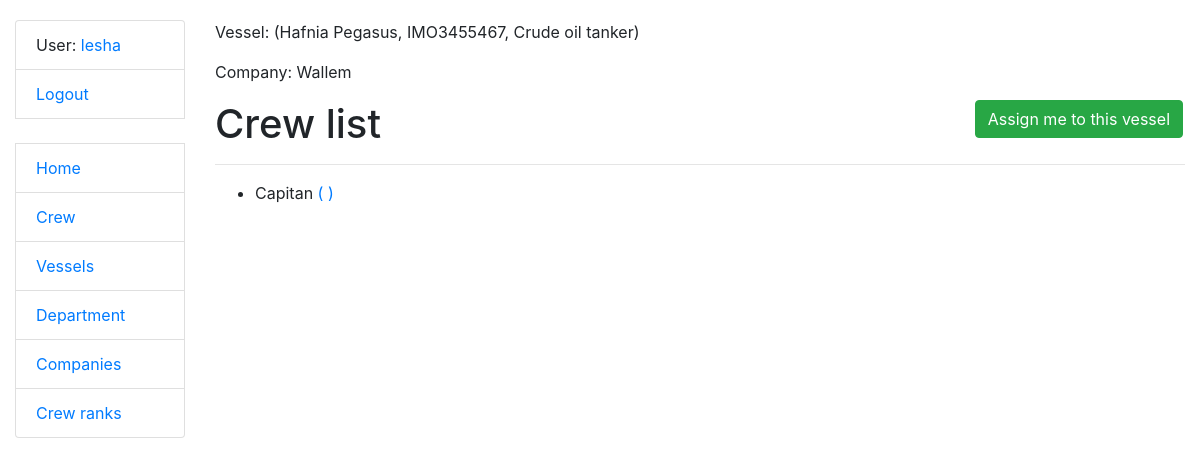
The page /vessels/4/ (signed in) on the database its author committed.
### crewing/models.py (models this page shows, shortened)
class Crew(AbstractUser):
    position = models.ForeignKey(Position, on_delete=models.CASCADE, related_name='sailors', null=True, blank=True)
    salary = models.IntegerField(null=True, blank=True)
    date_of_birth = models.DateField(null=True, blank=True)
    date_of_joining = models.DateField(null=True, blank=True)
    date_of_leaving = models.DateField(null=True, blank=True)
    vessel_type = models.ManyToManyField(VesselType, related_name='sailors')
    vessel = models.ForeignKey('Vessel', on_delete=models.DO_NOTHING, related_name='sailors', null=True, blank=True)
    class Meta:
        verbose_name_plural = "sailors"
        verbose_name = "sailor"
        ordering = ["-position"]
    def get_absolute_url(self):
        return reverse("crewing:crew-detail", kwargs={"pk": self.pk})

class Vessel(models.Model):
    name = models.CharField(max_length=50)
    IMO_number = models.IntegerField(unique=True)
    vessel_type = models.ForeignKey(VesselType, on_delete=models.CASCADE, related_name='vessels')
    company = models.ForeignKey('Company', on_delete=models.CASCADE, related_name='vessels')
    class Meta:
        verbose_name_plural = "vessels"
        verbose_name = "vessel"
        ordering = ["name"]

class VesselType(models.Model):
    name = models.CharField(max_length=50, unique=True)
    description = models.TextField(blank=True, null=True)
    def __str__(self):
        return self.name
    class Meta:
        verbose_name = "vessel_type"
        verbose_name_plural = "vessel_types"
        ordering = ["name"]

class Company(models.Model):
    name = models.CharField(max_length=50)
    country = models.CharField(max_length=50)
    description = models.TextField(blank=True, null=True)
    class Meta:
        verbose_name_plural = "companies"
        verbose_name = "company"
        ordering = ["name"]
    def __str__(self):
        return self.name

class Position(models.Model):
    name = models.CharField(max_length=50, unique=True)
    responsibility = models.TextField(blank=True, null=True)
    class Meta:
        verbose_name = "position"
        verbose_name_plural = "positions"
        ordering = ["name"]
    def __str__(self):
        return self.name

### crewing/views.py (the view)
# urls.py: path("vessels/<int:pk>/", VesselDetailView.as_view(), name="vessel-detail"),
class VesselDetailView(LoginRequiredMixin, generic.DetailView):
    model = Vessel
    template_name = "crewing/vessel/detail.html"
    def get_queryset(self):
        return Vessel.objects.select_related('vessel_type', 'company')

### templates/crewing/vessel/detail.html
{% extends "base.html" %}
{% block content %}
  <p>Vessel: ({{ vessel.name }}, IMO{{ vessel.IMO_number }}, {{ vessel.vessel_type }})</p>
  <p>Company:  {{ vessel.company }}</p>
  <h1>
    Crew list
    {% if vessel == user.vessel %}
      <a href="{% url 'crewing:toggle-vessel-assign' pk=vessel.id %}" class="btn btn-danger link-to-page">
        Delete me from this vessel
      </a>
    {% else %}
      <a href="{% url 'crewing:toggle-vessel-assign' pk=vessel.id %}" class="btn btn-success link-to-page">
        Assign me to this vessel
      </a>
    {% endif %}
  </h1>
  <hr>
  <ul>
    {% for sailor in vessel.sailors.all %}
      <li>{{ sailor.position }} <a href="{{ sailor.get_absolute_url }}">({{ sailor.first_name }} {{ sailor.last_name }}) {% if user == sailor %} (Me){% endif %}</a></li>
    {% endfor %}
  </ul>
{% endblock %}

### templates/includes/sidebar.html
<ul class="sidebar-nav list-group">
  {% if user.is_authenticated %}
    <li class="list-group-item">User: <a href="{{ user.get_absolute_url }}">{{ user.get_username }}</a></li>
    <li class="list-group-item"><a href="{% url 'logout'%}?next={{request.path}}">Logout</a></li>
  {% else %}
    <li class="list-group-item"><a href="{% url 'login'%}?next={{request.path}}">Login</a></li>
  {% endif %}
  <br>
  <li class="list-group-item"><a href="{% url 'crewing:index' %}">Home</a></li>
  <li class="list-group-item"><a href="{% url 'crewing:crew-list' %}">Crew</a></li>
  <li class="list-group-item"><a href="{% url 'crewing:vessel-list' %}">Vessels</a></li>
  <li class="list-group-item"><a href="{% url 'crewing:vessel-type-list' %}">Department</a></li>
  <li class="list-group-item"><a href="{% url 'crewing:company-list' %}">Companies</a></li>
  <li class="list-group-item"><a href="{% url 'crewing:position-list' %}">Crew ranks</a></li>
</ul>

### static/css/styles.css (style rules this page uses)
body { margin-top: 20px; }
.link-to-page { float: right; margin: 0 2px 0 2px; }

### rows shown on the page
Crew: get_username "lesha"
Vessel: name "Hafnia Pegasus", IMO_number "3455467", vessel_type "Crude oil tanker", company "Wallem"
Crew: position "Capitan"
